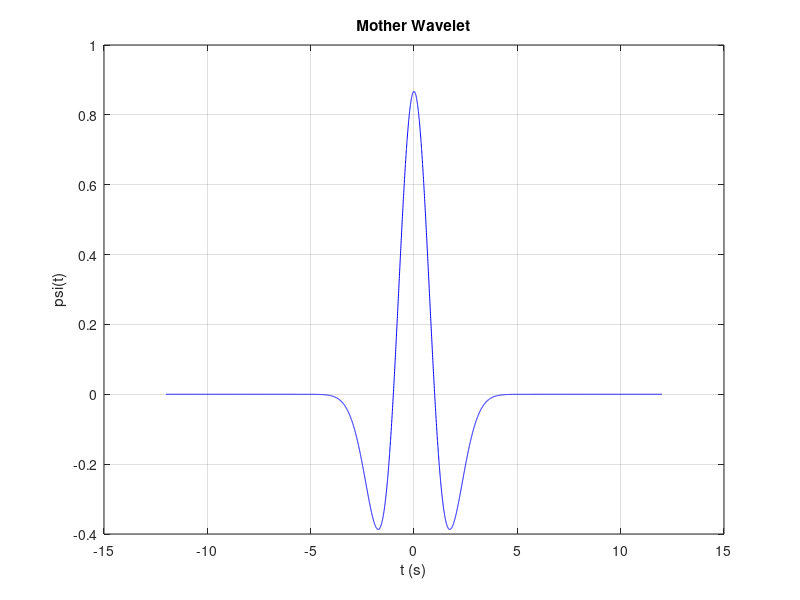
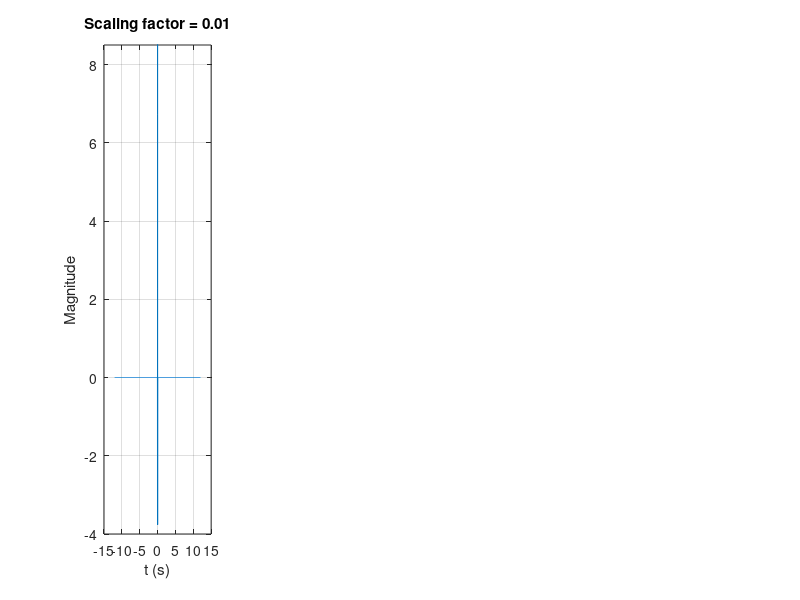

Recreate these plots in MATLAB, in order. (Note: this script raises an error after producing the figures.)
clearvars; close all; clc;

fs = 250;           % Sample frequency
N = 3000;           % Data length
t = (-N:N)/fs;      % Time scale
s = 0.01:0.1:2;     % Values of scaling factor

% Maxican hat wavelet
%...

wavelt = -0.8671 .* exp(-0.5*t.^2).*(t.^2-1);


figure;
plot(t,wavelt,'b');
xlabel("t (s)");
ylabel("\psi(t)");
title("Mother Wavelet");
grid on;

k = 1;
for i = 1:5
    figure;
    for j = 1:4
        subplot(1,4,j);
        s_wavelt = (1/sqrt(s(k)))* (-0.8671 .* exp(-0.5*(t/s(k)).^2).*((t/s(k)).^2-1));  %Generating scales (daughter wavelets)
        plot(t, s_wavelt);
        ylim([-4,8.5]);
        xlabel("t (s)");
        ylabel('Magnitude')
        title_string = sprintf("Scaling factor = %.2f",s(k));
        title(title_string);
        grid on; 
        fprintf("When scaling factor is %.2f, mean = %.2f , energy = %.2f\n",s(k),mean(s_wavelt),round(trapz(t, wavelt.^2),2));
        k=k+1;
    end 
end


% Generating spectra of wavelets
Fwavelt = fft(wavelt)/length(wavelt);
hz = linspace(0,fs/2,floor(length(wavelt)/2)+1);
figure;
plot(hz,2*abs(Fwavelt(1:length(hz))));
xlabel('Frequency (Hz)'), ylabel('Amplitude');
title("Spectra of the Mother Wavelet")

k = 1;
for i = 1:5
    figure;
    for j = 1:4
        subplot(1,4,j);
        s_wavelt = (1/sqrt(s(k)))* (-0.8671 .* exp(-0.5*(t/s(k)).^2).*((t/s(k)).^2-1));

        Fwavelt = fft(s_wavelt)/length(s_wavelt);
        hz = linspace(0,fs/2,floor(length(s_wavelt)/2)+1);
        
        plot(hz,2*abs(Fwavelt(1:length(hz))));
        xlabel('Frequency (Hz)'), ylabel('Amplitude');
        ylim([0,0.2]);
        title_string = sprintf("Scaling factor = %.2f",s(k));
        title(title_string);
        grid on; 
        k=k+1;
    end 
end


%% . Continuous Wavelet Decomposition
close all

scales = 0.01:0.01:2; 
t_new = (1:3*N)/fs;

x_n = [sin(0.5*pi*t_new(1:3*N/2-1)), sin(1.5*pi*t_new(3*N/2:end))];


figure;
stem(t_new,x_n, 'Marker', 'none');
xlabel('Time');
ylabel('Magnitude')

scales = 0.01:0.01:2;
convolutions = zeros(length(scales),length(x_n));

for i = 1:length(scales)
    s_wavelt = (1/sqrt(scales(i)))* (-0.8671 .* exp(-0.5*(t/scales(i)).^2).*((t/scales(i)).^2-1));
    convolutions(i,:) = conv(x_n, s_wavelt, 'same');  %performing convolutions
end


% Ploting the spectrogram
figure;
h = pcolor(t_new,scales,convolutions);
set(h, 'EdgeColor', 'none');
colormap jet
xlabel('Time (s)')
ylabel('Scale')
title('Spectrogram')
colorbar
